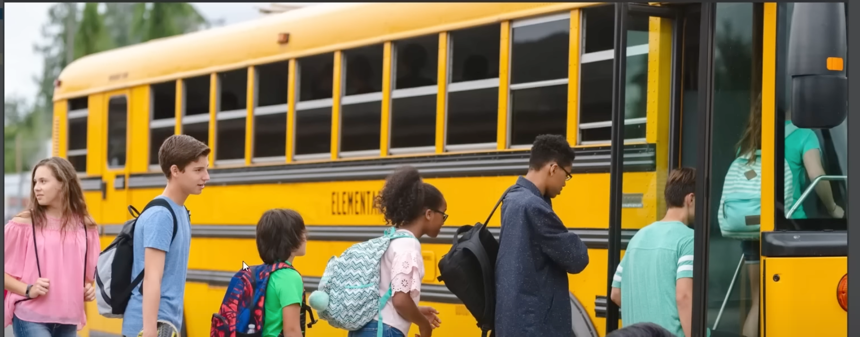
#> input picture Chapter_5/images/img.png, 860 x 337 px, given in place of cats.jpg, which was not available
$ python contours.py
#> lines starting #> are read from the running program, lines starting #| are printed output that depends on the picture; after the words box and inside, x2 and y2 are one past the last pixel; in counts of white or black regions, pixels touching at a corner belong together; pictures that were not available may be replaced by others from this repository, and a replacement may not be noted
import numpy as np
import cv2 as cv

def read_photos_and_videos(path,is_video=False):

#> called with path = 'Resources/Photos/cats.jpg', is_video = False
    if is_video:
        return cv.VideoCapture(path)
    else:
        return cv.imread(path)
#> returned value is the input picture: shape (337, 860, 3); mean B, G, R 83.7, 118.5, 132.2

def find_couturs(img):
    # conver the image to grey scale
    grey_scale = cv.cvtColor(img,cv.COLOR_BGR2GRAY)
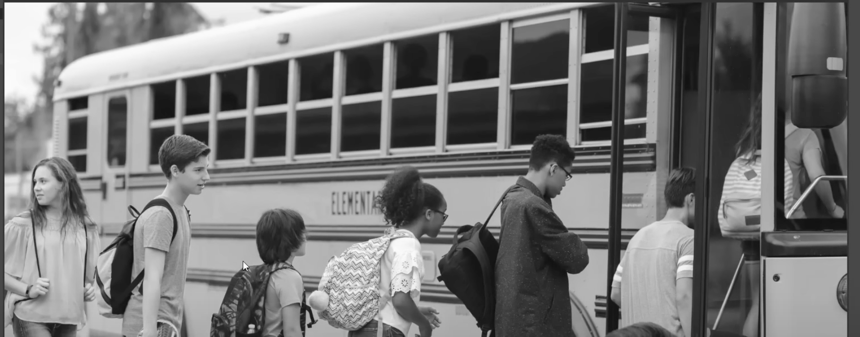
#> grey_scale: shape (337, 860); min 16, max 255, mean 118.6
    cv.imshow(" grey image ",grey_scale)

    # buluring the image for better edge dections
    blur_image = cv.blur(grey_scale,(2,2),cv.BORDER_ISOLATED)
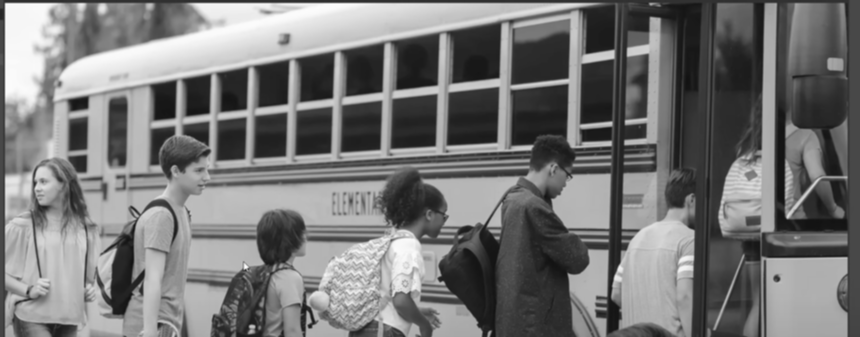
#> blur_image: shape (337, 860); min 18, max 254, mean 118.9
    cv.imshow("blur image ",blur_image)

    # finding the edges in the image using canny
    canny_image = cv.Canny(blur_image,125,124)
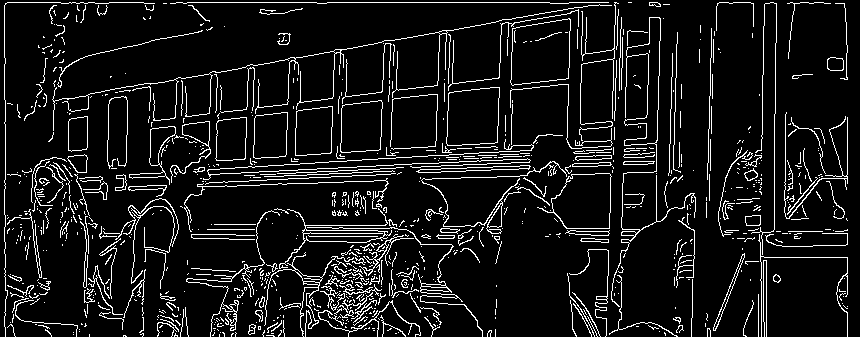
#> canny_image: shape (337, 860); 9% white in thin lines or dots
    cv.imshow("Canny Edge", canny_image)

    ret,threshold = cv.threshold(grey_scale,125,255,cv.THRESH_BINARY)
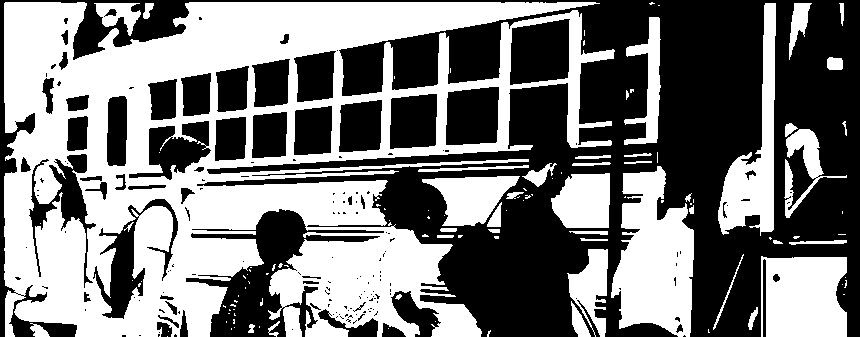
#> threshold: shape (337, 860); 48% white; 115 white regions (73 under 20 px)
    cv.imshow("threshold image  ", threshold)

    blank_image = np.zeros(img.shape,dtype='uint32')

    contours,hierachy = cv.findContours(threshold,cv.RETR_LIST,cv.CHAIN_APPROX_SIMPLE)
#> contours = 315 contours, 228 with area under 20; largest, box (x1, y1, x2, y2) and area: (4, 2, 615, 337) 131468, (611, 166, 694, 337) 9436, (761, 256, 847, 337) 6081, (718, 3, 776, 236) 5027, (509, 18, 571, 86) 3456
    print(f'{len(contours)}')
#| 315
#> (the run stopped early here; a loop or call above may not have finished)
